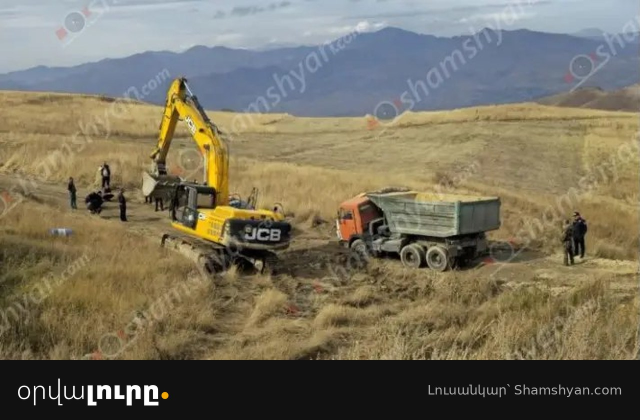
#> input picture brand/preview/1-photo.jpg, 1280 x 840 px (shown at 1/2 size)
$ python -i bot.py   (imports and definitions only)
#> lines starting #> are read from the running program, lines starting #| are printed output that depends on the picture
"""Armenian news autoposter: RSS + public Telegram channels -> our Telegram channel.

Runs once per invocation (GitHub Actions cron calls it every ~15 min).
State (already-seen items) lives in state/seen.json and is committed back by the workflow.
"""

import hashlib
import html
import json
import os
import random
import re
import sys
import time
import urllib.parse
import urllib.request
import xml.etree.ElementTree as ET
from datetime import datetime, timedelta, timezone
from pathlib import Path

ROOT = Path(__file__).parent
SOURCES_FILE = ROOT / "sources.json"
STATE_FILE = ROOT / "state" / "seen.json"

BOT_TOKEN = os.environ.get("TELEGRAM_BOT_TOKEN", "")
CHANNEL = os.environ.get("TELEGRAM_CHANNEL", "")  # @mychannel or -100123...
ANTHROPIC_KEY = os.environ.get("ANTHROPIC_API_KEY", "")
MODEL = os.environ.get("MODEL", "claude-opus-5-5")  # importance scoring (many short titles)
REWRITE_MODEL = os.environ.get("REWRITE_MODEL") or "claude-sonnet-5-5"  # writes the top stories (budget-capped below)
SCORE_MODEL = os.environ.get("SCORE_MODEL") or MODEL  # picking and repeat checks: cheap model + hard rules
TOP_SCORE = 7  # stories scored this high get the better writer...
TOP_PER_DAY = int(os.environ.get("TOP_PER_DAY", "15"))  # ...at most this many a day, to stay within ~$10/month
DRY_RUN = os.environ.get("DRY_RUN", "") == "1"
MAX_POSTS = int(os.environ.get("MAX_POSTS_PER_RUN", "3"))
GAP_MIN = float(os.environ.get("MIN_GAP_MINUTES", "3"))  # pause between posts, randomized up to +2 min
CANDS_PER_SOURCE = 10  # per run, only the newest unposted items of each source are considered
MIN_SCORE = int(os.environ.get("MIN_SCORE", "5"))  # importance 1-10; below this is never posted
PENDING_HOURS = 3  # an important item not posted within this time is dropped as stale
LONG_POST = 280  # stories longer than this (chars) show one sentence and fold the rest
REGION_EVERY = 2  # hours between regional outage digests (Yerevan ones go out at once)
SPORT_EVERY = 1  # hours: the best top sports story gets a guaranteed slot this often
ARMENIA = timezone(timedelta(hours=4))
OPEN_WEEKDAY, OPEN_WEEKEND, CLOSE = 8, 9, 23  # posting hours, Yerevan time


# [4 lines left out: function within_hours, not called in this run]
SIGNATURE = os.environ.get("SIGNATURE", "")  # e.g. "👉 @mychannel"

UA = "Mozilla/5.0 (compatible; HyNewsBot/1.0)"
SEEN_LIMIT = 3000
TITLES_LIMIT = 300

SYSTEM_PROMPT = """Դու հայկական լրատվական Telegram կանալի խմբագիր ես։
Քեզ տրվում է լուր ուրիշ աղբյուրից։ Գրիր ՆՈՐ, կարճ գրառում հայերենով՝ քո բառերով, ոչ թե պատճենով։

Կանոններ.
- Առաջին տողը վերնագիրն է՝ կարճ և հստակ։ Սկզբում դիր էմոջի.
  - եթե լուրը շտապ կամ ծանր է, նախ դիր կարևորության նշան՝ 🔴 (վթար, հրդեհ, մահ, ձերբակալություն, արտակարգ դեպք), ⚡️ (շտապ քաղաքական կամ միջազգային լուր), ❗️ (կարևոր հայտարարություն քաղաքացիների համար՝ անջատումներ, նոր կանոններ, գներ),
  - հետո մեկ թեմատիկ էմոջի (⚽ սպորտ, 🏛 քաղաքականություն, 💰 տնտեսություն, 🚗 ճանապարհ, 🌍 աշխարհ, 🎭 մշակույթ և այլն)։
  - Սովորական լուրի դեպքում միայն թեմատիկ էմոջին։ Մի չափազանցիր, առավելագույնը 2 էմոջի վերնագրում։
- Վերնագրի կանոններ.
  - Սկսիր ամենաուժեղ, ամենամարդկային տարրից՝ ով կամ ինչ (մարդը, թիվը, իրադարձությունը), իսկ վայրն ու մանրամասները դիր վերջում։ Օրինակ՝ «3 ամսական աղջնակ է մահացել Վայոց ձորում», ոչ թե «Վայոց ձորի մարզում 3 ամսական աղջնակ է մահացել»։ «14 մարդ է ձերբակալվել ընտրակաշառքի գործով Ստեփանավանում», ոչ թե «Ստեփանավանում…»։
  - Կարճ՝ մինչև 10–12 բառ, ակտիվ բայով, առանց «հայտնի է դարձել», «տեղեկություններ կան» տիպի սկզբի։
  - Եթե խոսքը մեջբերում է, կարելի է սկսել մեջբերումով և վերջում դնել անունը. «Հորմուզի նեղուցը փակ կմնա». Իրանի ԱԳ նախարար։
  - Առանց կլիքբեյթի և առանց բառերի, որոնք չկան աղբյուրում։
- Լեզուն՝ բնական, մաքուր գրական հայերեն, ինչպես գրում են հայկական լավ լրատվամիջոցները։ Մի թարգմանիր ռուսերենից կամ անգլերենից բառացի (ոչ «կենտրոնական հանդիպում», «սկսել է գործել», «հանդիսանում է», «իրականացնել միջոցառում» տիպի կալկաներ). գրիր այնպես, ինչպես հայը կասեր։
- Օտար անունները և հապավումները գրիր միայն հայերեն տառերով՝ ընդունված ձևով (ՊՍԺ, Ռեալ, ՆԱՏՕ, ԱՄՆ, ԵԱՏՄ, ԵՄ, ՀԱՊԿ, ՄԱԿ, ՌԴ), երբեք լատինատառ կամ ռուսերեն տառերով (ոչ PSG, ոչ ЕАЭС/ЄАТМ)։
- Սպորտային լուրերում երբեք մի դիր 🔴, ⚡️ կամ ❗️, միայն թեմատիկ էմոջի (⚽ 🏀 🥊 🏆 և այլն)։ Խաղի համար գրիր «խաղ», «հանդիպում», «կարևոր խաղ»։
- Տեքստը չպետք է կրկնի վերնագիրը, նույնիսկ այլ բառերով («Ըստ Xի՝ …» նույն միտքը). ավելացրու միայն նոր մանրամասն (ինչպես, երբ, ինչու, ով, թվեր)։ Եթե վերնագրից բացի նոր մանրամասն չկա, տեքստ մի գրիր, թող միայն վերնագիրը և հեշթեգերը։
- Հետո դատարկ տող և 1–4 նախադասություն՝ միայն փաստերը, որոնք կան լրի մեջ։ Ոչինչ մի հորինիր։ Եթե տրված է միայն վերնագիր, գրիր 1 նախադասություն՝ վերնագրի փաստերով։
- Չեզոք տոն, առանց սեփական կարծիքի և առանց կլիքբեյթի։
- Ճշգրտությունը ամենակարևորն է. ավելի լավ է կարճ գրառում, քան սխալ փաստ։
- Երբեք մի գրիր տեքստի, աղբյուրի, նյութի կամ տեսանյութի մասին («տեքստում նշված չէ», «աղբյուրում ներկայացված է», «մանրամասներ չկան», «տեսանյութում երևում է» և նման). ընթերցողը պետք է տեսնի միայն լուրը։ Եթե տեղեկությունը բավարար չէ իմաստալից լուր գրելու համար (օրինակ՝ միայն «ՏԵՍԱՆՅՈՒԹ» կամ անհասկանալի մեջբերում առանց համատեքստի), պատասխանիր միայն SKIP։
- Անունները, ազգանունները, պաշտոնները, թվերը, ամսաթվերը և վայրերը գրիր ճիշտ այնպես, ինչպես տեքստում են։ Մի փոխիր, թե ով ինչ է արել։
- Եթե աղբյուրում լուրը ներկայացված է որպես չհաստատված, ենթադրություն, մեղադրանք կամ ինչ-որ մեկի պնդում, այդպես էլ գրիր («ըստ ՔԿ-ի», «մեղադրվում է», «տեղեկություններ կան»)։ Մեղադրանքը մի ներկայացրու որպես ապացուցված փաստ։
- Տեքստը կարող է պարունակել կայքի այլ մասեր (այլ լուրեր, գովազդ). օգտագործիր միայն վերնագրին վերաբերող տեղեկությունը։
- Երբեք մի բացիր հապավումները (ՀԿԿ, ՔԿ, ԱԱԾ, ՊՆ և այլն) և մի ենթադրիր, թե ինչ են նշանակում. գրիր այնպես, ինչպես աղբյուրում է։ Մի ավելացրու ոչ մի անուն, թիվ կամ փաստ, որը չկա տեքստում։
- Մի գրիր աղբյուրի անունը կամ հղումը, դրանք ավելացվում են ավտոմատ։ Բայց եթե տեքստում նշված է, որ տեղեկությունը վերցված է այլ լրատվամիջոցից կամ գործակալությունից («Արմենպրես»-ի փոխանցմամբ, հաղորդում է Reuters և այլն), պահիր այդ սկզբնաղբյուրը տեքստում, օրինակ՝ «…, հաղորդում է «Արմենպրես»-ը»։ Երբեք մի գրիր «ըստ վերնագրի», «ըստ աղբյուրի», «մանրամասները տեսանյութում» և նման արտահայտություններ. գրիր փաստը ուղղակիորեն։
- Վերջում դատարկ տող և 1–2 հեշթեգ միայն հայերեն տառերով, առանց բացատի (#Հայաստան, #Սպորտ, #ԱրտակարգԴեպք)։
- Ընդհանուր երկարությունը՝ մինչև 700 նիշ։
- Եթե սա սպորտային ամփոփում է մի քանի խաղի արդյունքով, վերնագրից հետո թվարկիր արդյունքները առանձին տողերով՝ «• Թիմ Ա 2:1 Թիմ Բ», ճիշտ այնպես, ինչպես աղբյուրում են (այս դեպքում թույլատրվում է մինչև 900 նիշ)։
- Եթե տեքստը լուր չէ (գովազդ, մրցույթ, ուղիղ եթերի հայտարարություն, անհասկանալի), պատասխանիր միայն SKIP բառով։
Պատասխանիր միայն գրառման տեքստով, առանց HTML-ի և markdown-ի։"""


# ---------- helpers ----------

# [12 lines left out: functions http_get, strip_html, not called in this run]


def norm_words(title):
    words = re.findall(r"\w+", title.lower())
    return {w for w in words if len(w) > 3}


# [95 lines left out: functions is_similar, load_state, save_state, fetch_rss, fetch_telegram, not called in this run]


def fetch_veolia(src):
    """Water outage notices: the page has one accordion per day, each with several <strong>-titled notices."""
    page = http_get(src["url"])
    items = []
    for day in page.split('<div class="accordion-item"')[1:3]:  # the two newest days
        body = day.split('<div class="wysiwyg">', 1)[-1]
        for chunk in re.split(r"<p>\s*<strong>", body)[1:]:
            title = strip_html(chunk.split("</strong>", 1)[0])
            text = strip_html(chunk.split("</strong>", 1)[-1])
            if not title or "ջրանջատում" not in title.lower():
                continue
            hours = re.search(r"ժամը\s*([\d:]+\s*[-–]\s*[\d:]+)", text)
            where = re.search(r"կդադարեցվի\s+(.+?)\s+ջրամատակարարում", text)
            items.append({
                "id": "veolia:" + hashlib.md5((title + text[:200]).encode()).hexdigest()[:12],
                "title": title,
                "text": text,
                "link": src["url"],
                "image": None,
                "hours": hours.group(1).replace("-", "–").replace(" ", "") if hours else "",
                "where": where.group(1) if where else "",
            })
    return items


def _date_of(text):
    m = re.search(r"(" + "|".join(MONTHS) + r")\s+(\d{1,2})", text)
    return f"{m.group(1)} {m.group(2)}-ին" if m else ""


# [53 lines left out: functions fetch_ena, fetch_gas, not called in this run]


MONTHS = ["հունվարի", "փետրվարի", "մարտի", "ապրիլի", "մայիսի", "հունիսի",
          "հուլիսի", "օգոստոսի", "սեպտեմբերի", "հոկտեմբերի", "նոյեմբերի", "դեկտեմբերի"]


# [12 lines left out: function outage_is_current, not called in this run]


KINDS = {  # emoji, headline, "X will be off"
    "water": ("💧", "Ջրանջատումներ", "Ջուր չի լինի"),
    "power": ("💡", "Լույսի անջատումներ", "Լույս չի լինի"),
    "gas": ("🔥", "Գազի անջատումներ", "Գազ չի լինի"),
}


# [53 lines left out: functions place_of, make_digest, not called in this run]


FETCHERS = {"rss": fetch_rss, "telegram": fetch_telegram, "veolia": fetch_veolia, "ena": fetch_ena, "gas": fetch_gas}


# ---------- rewrite ----------

_client = None


# [34 lines left out: function ask_claude, not called in this run]


SCORE_PROMPT = """Դու Հայաստանում ապրող լսարանի համար լրատվական կանալի գլխավոր խմբագիր ես։
Քեզ տրվում է համարակալված լուրերի ցուցակ։ Յուրաքանչյուրին տուր կարևորության գնահատական 1-ից 10.
10–9՝ մեծ, շտապ լուր, որը հետաքրքրում է գրեթե բոլորին (մահ կամ զոհեր, խոշոր վթար կամ աղետ, սահման և պատերազմ, կառավարության որոշում, որը վերաբերում է բոլորին, մեծ սկանդալ)
8–7՝ կարևոր ազգային լուր (քաղաքականություն, տնտեսություն, գներ, անջատումներ Երևանում, խոշոր ձերբակալություն, հայկական սպորտի մեծ հաջողություն)
6–5՝ հետաքրքիր լուր, բայց ոչ շտապ (միջազգային կարևոր լուր, մարզային դեպք, մշակույթ)
4–3՝ սովորական կամ նեղ լուր (առօրյա պաշտոնական հանդիպումներ, փոքր տեղական դեպք, արտասահմանյան սպորտի սովորական արդյունք)
2–1՝ անկարևոր (գովազդ, մրցույթ, ուղիղ եթերի հայտարարություն, կրկնություն)
Պարտադիր կանոններ.
- Սպորտային ամփոփումը (մի քանի խաղի արդյունք մեկ գրառման մեջ, խաղօրվա արդյունքներ) ստանում է առնվազն 7։
- Հայաստանում ցանկացած վթար, հրդեհ, ավտովթար կամ բռնության դեպք, որում կա տուժած, վիրավոր կամ զոհ, ստանում է առնվազն 6, իսկ զոհերի դեպքում՝ առնվազն 8։
- Երևանում կամ ամբողջ Հայաստանում ջրի, լույսի կամ գազի անջատումները ստանում են առնվազն 6։
- Սպորտ (միայն թոփ). առնվազն 5 են ստանում միայն Չեմպիոնների լիգայի, Եվրոպայի լիգայի, աշխարհի և Եվրոպայի առաջնությունների կարևոր խաղերի արդյունքները, Հայաստանի հավաքականի խաղերը և հայ մարզիկների նշանակալի հաջողությունները (մեդալ, տիտղոս, հաղթանակ մեծ մրցաշարում)։ Մնացած ամեն ինչը (ակումբների և աստղերի մասին լուրեր, հարցազրույցներ, մարզումներ, վնասվածքներ, տրանսֆերներ, սովորական առաջնությունների խաղեր)՝ 2–4։
- Քաղաքական գործչի, պատգամավորի, վերլուծաբանի կամ ընդդիմության ներկայացուցչի կարծիքը, գնահատականը կամ քննադատությունը առանց նոր փաստի կամ որոշման («Ըստ Xի՝ իշխանությունը…», «X. մենք կհաղթենք») ստանում է առավելագույնը 4։ Բացառություն՝ վարչապետի, նախագահի, ԱԳ նախարարի պաշտոնական հայտարարությունները պետական կարևոր հարցերով, և հայտարարություններ, որոնք նոր փաստ են պարունակում։
- Եթե երկու լուր նույն իրադարձության մասին են, երկրորդին տուր 1։
- Եթե լուրը նույն իրադարձության մասին է, ինչ «Արդեն հրապարակված» ցուցակի որևէ լուր (նույնիսկ այլ բառերով, այլ աղբյուրից կամ մի փոքր նոր մանրամասնով), տուր 1։ Բացառություն՝ միայն էական նոր զարգացումը (օրինակ՝ զոհերի թվի աճ, մեղադրանք, դատարանի որոշում)։
Պատասխանիր միայն տողերով՝ «համար: գնահատական», օրինակ՝
1: 7
2: 3"""


# [33 lines left out: functions score_items, is_roundup, not called in this run]


TOP_SPORT = re.compile(r"ՉԼ|Չեմպիոնների\s+լիգա|ԵԼ\b|Եվրոպայի\s+լիգա|Կոնֆերենցիաների|Աշխարհի\s+առաջնություն|"
                       r"Եվրոպայի\s+առաջնություն|ԱԱ\b|ԵԱ\b|հավաքական|մեդալ|չեմպիոն|Օլիմպիական", re.I)


INCIDENT = re.compile(r"վիրավոր|զոհ|մահաց|սպանվ|սպանութ|կրակոց|կրակել|դանակ|ծեծկռտուք|ծեծի|հրդեհ|վթար|"
                      r"առևանգ|ձերբակալ|պայթյուն|պայթել|ողբերգ|անհետ|խեղդվ|թունավոր|երկրաշարժ|արտակարգ", re.I)


REPEAT_PROMPT = """You check a news channel for repeated stories. You get a list of headlines already posted
and one new headline (all in Armenian). Answer YES if the new headline reports the same event or story as any
posted one, even if worded differently or from another outlet, and even with small new details. Answer NO only if
it is a different event, or a major new development (charges filed, court ruling, new casualties).
Reply with exactly one word: YES or NO."""


# [30 lines left out: functions is_repeat, og_image, fetch_article, not called in this run]


META_TALK = re.compile(r"տեքստում\s+(նշված|չի|չկա|ներկայացված)|աղբյուրում|նշված\s+չէ|չի\s+նշվում|չեն\s+նշվում|"
                       r"մանրամասներ(ը)?\s+(չկան|չեն|հայտնի\s+չեն)|ներկայացված\s+է\s+որպես|նյութում|"
                       r"տեսանյութում\s+(երևում|ներկայացված)|ըստ\s+վերնագրի", re.I)


ABBR = {"ЕАЭС": "ԵԱՏՄ", "ЄАЭС": "ԵԱՏՄ", "ЕАТМ": "ԵԱՏՄ", "ЄАТМ": "ԵԱՏՄ", "ОДКБ": "ՀԱՊԿ", "США": "ԱՄՆ",
        "ЕС": "ԵՄ", "НАТО": "ՆԱՏՕ", "ООН": "ՄԱԿ", "СНГ": "ԱՊՀ", "РФ": "ՌԴ"}
# Cyrillic letters that look like Armenian ones, used by mistake inside Armenian words.
LOOKALIKE = str.maketrans({"Є": "Ե", "Е": "Ե", "А": "Ա", "Т": "Տ", "М": "Մ", "О": "Օ", "о": "օ"})


# [11 lines left out: function fix_script, not called in this run]


# The writer refusing or explaining itself ("Նման գրառում չեմ կազմում, քանի որ տրված տեքստը..."):
# first person, mentions of "the given text", "post", the prompt's own words.
SELF_TALK = re.compile(r"(?<![\w])(չեմ|եմ|ես|ինձ|կարող\s+եմ)(?![\w])|տրված\s+տեքստ|տրված\s+նյութ|գրառում|"
                       r"Պատասխանիր|SKIP|հրահանգ|ձևավորել|լուր\s+ձևավոր|բավարար\s+(փաստ|տեղեկ)", re.I)


VOCAB = set()  # correctly spelled Armenian words seen in this run's sources (filled in main)
ARM_WORD = r"[Ա-և]+"


# [367 lines left out: functions fix_typos, drop_echo, rewrite, tg_call, tg_upload_photo, framed_photo and 2 more, not called in this run]


# [2 lines not run here, left out]

>>> import cv2
>>> picture = cv2.imread('brand/preview/1-photo.jpg', cv2.IMREAD_GRAYSCALE)
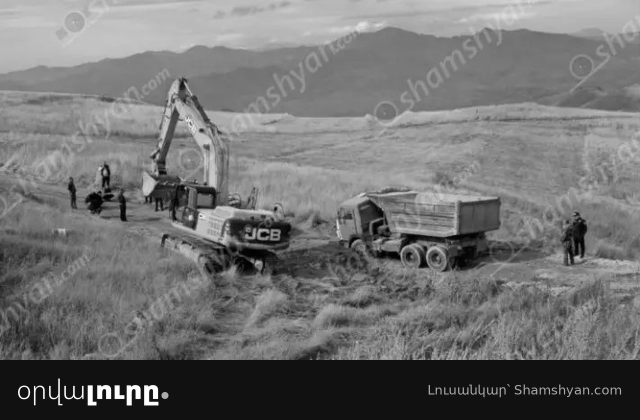
#> picture: shape (840, 1280) (shown at 1/2 size); min 0, max 255, mean 113.3
#> (the run stopped early here; a loop or call above may not have finished)
